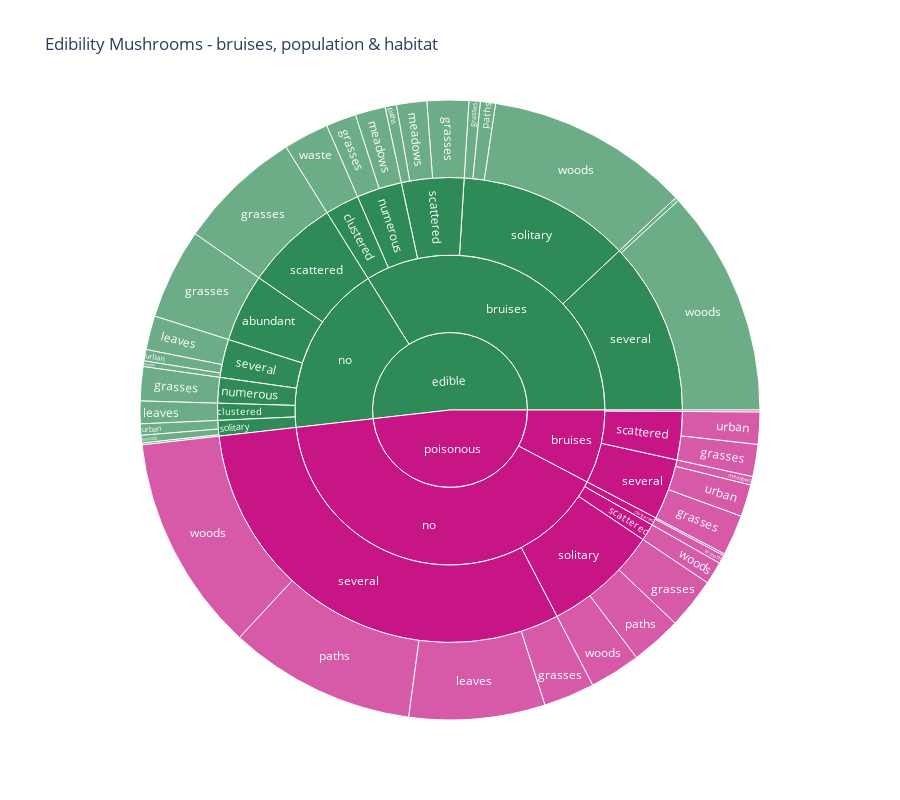

The notebook cell this image was saved under:
### Code cell
## Creating sunburst chart

# define figure element
fig = px.sunburst(  df, 
                    path = ['is-edible', 
                            'bruises',
                            'population', 
                            'habitat'
                           ], 
                    title="Edibility Mushrooms - bruises, population & habitat",
                    color='is-edible',
                    color_discrete_sequence = [medimumvioletred, seagreen],
                    height=800
                 )
# display the figure
fig.show()

### Figure 1 — Plotly figure (JSON) as saved in the notebook; plotly's stock layout.template omitted (floating-point values rounded to 4 significant figures)
{"data": [{"branchvalues": "total", "customdata": [["poisonous"], ["edible"], ["edible"], ["poisonous"], ["edible"], ["edible"], ["poisonous"], ["edible"], ["poisonous"], ["edible"], ["poisonous"], ["edible"], ["poisonous"], ["edible"], ["edible"], ["poisonous"], ["edible"], ["poisonous"], ["edible"], ["poisonous"], ["edible"], ["edible"], ["poisonous"], ["edible"], ["poisonous"], ["poisonous"], ["edible"], ["poisonous"], ["edible"], ["poisonous"], ["edible"], ["poisonous"], ["edible"], ["poisonous"], ["poisonous"], ["edible"], ["edible"], ["edible"], ["poisonous"], ["poisonous"], ["poisonous"], ["edible"], ["poisonous"], ["edible"], ["poisonous"], ["edible"], ["poisonous"], ["poisonous"], ["edible"], ["edible"], ["edible"], ["edible"], ["poisonous"], ["edible"], ["edible"], ["edible"], ["edible"], ["edible"], ["poisonous"], ["edible"], ["edible"]], "domain": {"x": [0, 1], "y": [0, 1]}, "hovertemplate": "labels=%{label}<br>count=%{value}<br>parent=%{parent}<br>id=%{id}<br>is-edible=%{customdata[0]}<extra></extra>", "ids": ["poisonous/no/scattered/woods", "edible", "edible/no/several/woods", "poisonous/no/several/woods", "edible/bruises/solitary/woods", "edible/no/solitary/woods", "poisonous/no/solitary/woods", "edible/bruises/clustered", "poisonous/bruises/clustered", "edible/no/clustered", "poisonous/no/clustered", "edible/bruises/numerous", "poisonous/no/clustered/woods", "edible/bruises/scattered", "edible/no/scattered", "poisonous/no/scattered", "edible/bruises/several", "poisonous/bruises/several", "edible/no/several", "poisonous/no/several", "edible/bruises/solitary", "edible/bruises", "poisonous/bruises", "edible/no", "poisonous/no", "poisonous/bruises/scattered", "edible/bruises/clustered/waste", "poisonous", "edible/no/several/urban", "poisonous/bruises/clustered/leaves", "edible/no/clustered/leaves", "poisonous/no/clustered/leaves", "edible/no/solitary/urban", "poisonous/bruises/several/grasses", "poisonous/no/several/leaves", "edible/bruises/numerous/meadows", "edible/bruises/scattered/meadows", "edible/no/scattered/grasses", "poisonous/no/several/grasses", "poisonous/bruises/scattered/grasses", "poisonous/no/several/paths", "edible/no/solitary/paths", "poisonous/no/solitary/paths", "edible/no/numerous/grasses", "poisonous/bruises/scattered/urban", "edible/bruises/numerous/grasses", "poisonous/no/solitary/grasses", "poisonous/no/solitary", "edible/bruises/scattered/grasses", "edible/no/solitary", "edible/no/several/leaves", "edible/no/numerous", "poisonous/bruises/several/meadows", "edible/bruises/scattered/paths", "edible/no/abundant", "edible/bruises/several/paths", "edible/bruises/solitary/paths", "edible/bruises/several/woods", "poisonous/bruises/several/urban", "edible/bruises/solitary/grasses", "edible/no/abundant/grasses"], "labels": ["woods", "edible", "woods", "woods", "woods", "woods", "woods", "clustered", "clustered", "clustered", "clustered", "numerous", "woods", "scattered", "scattered", "scattered", "several", "several", "several", "several", "solitary", "bruises", "bruises", "no", "no", "scattered", "waste", "poisonous", "urban", "leaves", "leaves", "leaves", "urban", "grasses", "leaves", "meadows", "meadows", "grasses", "grasses", "grasses", "paths", "paths", "paths", "grasses", "urban", "grasses", "grasses", "solitary", "grasses", "solitary", "leaves", "numerous", "meadows", "paths", "abundant", "paths", "paths", "woods", "urban", "grasses", "grasses"], "marker": {"colors": ["#C71585", "#2E8B57", "#2E8B57", "#C71585", "#2E8B57", "#2E8B57", "#C71585", "#2E8B57", "#C71585", "#2E8B57", "#C71585", "#2E8B57", "#C71585", "#2E8B57", "#2E8B57", "#C71585", "#2E8B57", "#C71585", "#2E8B57", "#C71585", "#2E8B57", "#2E8B57", "#C71585", "#2E8B57", "#C71585", "#C71585", "#2E8B57", "#C71585", "#2E8B57", "#C71585", "#2E8B57", "#C71585", "#2E8B57", "#C71585", "#C71585", "#2E8B57", "#2E8B57", "#2E8B57", "#C71585", "#C71585", "#C71585", "#2E8B57", "#C71585", "#2E8B57", "#C71585", "#2E8B57", "#C71585", "#C71585", "#2E8B57", "#2E8B57", "#2E8B57", "#2E8B57", "#C71585", "#2E8B57", "#2E8B57", "#2E8B57", "#2E8B57", "#2E8B57", "#C71585", "#2E8B57", "#2E8B57"]}, "name": "", "parents": ["poisonous/no/scattered", "", "edible/no/several", "poisonous/no/several", "edible/bruises/solitary", "edible/no/solitary", "poisonous/no/solitary", "edible/bruises", "poisonous/bruises", "edible/no", "poisonous/no", "edible/bruises", "poisonous/no/clustered", "edible/bruises", "edible/no", "poisonous/no", "edible/bruises", "poisonous/bruises", "edible/no", "poisonous/no", "edible/bruises", "edible", "poisonous", "edible", "poisonous", "poisonous/bruises", "edible/bruises/clustered", "", "edible/no/several", "poisonous/bruises/clustered", "edible/no/clustered", "poisonous/no/clustered", "edible/no/solitary", "poisonous/bruises/several", "poisonous/no/several", "edible/bruises/numerous", "edible/bruises/scattered", "edible/no/scattered", "poisonous/no/several", "poisonous/bruises/scattered", "poisonous/no/several", "edible/no/solitary", "poisonous/no/solitary", "edible/no/numerous", "poisonous/bruises/scattered", "edible/bruises/numerous", "poisonous/no/solitary", "poisonous/no", "edible/bruises/scattered", "edible/no", "edible/no/several", "edible/no", "poisonous/bruises/several", "edible/bruises/scattered", "edible/no", "edible/bruises/several", "edible/bruises/solitary", "edible/bruises/several", "poisonous/bruises/several", "edible/bruises/solitary", "edible/no/abundant"], "type": "sunburst", "values": [96, 4208, 24, 920, 864, 32, 216, 192, 8, 96, 44, 256, 36, 352, 528, 96, 976, 344, 216, 2504, 976, 2752, 624, 1456, 3292, 272, 192, 3916, 48, 8, 96, 8, 48, 172, 576, 128, 128, 528, 216, 136, 792, 8, 216, 144, 136, 128, 216, 648, 176, 88, 144, 144, 36, 48, 384, 16, 64, 960, 136, 48, 384]}], "layout": {"height": 800, "legend": {"tracegroupgap": 0}, "sunburstcolorway": ["#C71585", "#2E8B57"], "title": {"text": "Edibility Mushrooms - bruises, population & habitat"}}}
